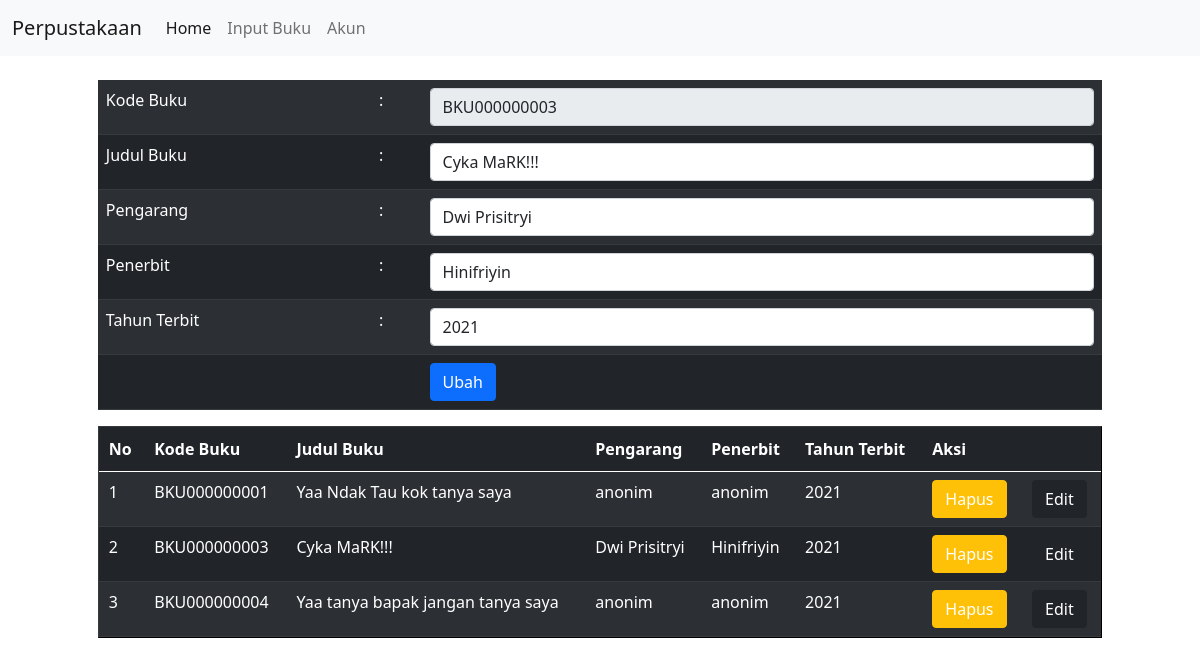
The app's page /input-buku.php?menu=dashboard&edit&id=13 with its own data.
### tables this page shows
CREATE TABLE `buku` (
  `id_buku` int(20) NOT NULL,
  `kode_buku` varchar(100) NOT NULL,
  `judul` varchar(500) NOT NULL,
  `pengarang` varchar(500) NOT NULL,
  `penerbit` varchar(500) NOT NULL,
  `tahun_terbit` int(5) NOT NULL
);

### library/controller.php (called while the page is built, shortened)
<?php
class controller{
    function tampil($con, $tabel)
    {
        $sql = "SELECT * FROM $tabel";
        $jalan = mysqli_query($con, $sql);
        while($data = mysqli_fetch_assoc($jalan))
            $isi[] = $data;
            return @$isi;
    }
    function edit($con, $tabel, $where)
    {
        $sql = "SELECT * FROM $tabel WHERE $where";
        $jalan = mysqli_query($con, $sql);
        $tampung = mysqli_fetch_assoc($jalan);
        return $tampung;
    }
}
?>

### input-buku.php (the view, shortened to what this page needs)
<?php
    include "config/koneksi.php";
    include "library/controller.php";
    $go = new controller();
    $tabel = "buku";
    @$where = "id_buku = $_GET[id]";
    $query = mysqli_query($con, "SELECT max(kode_buku) as kode_buku FROM buku");
    @$data = mysqli_fetch_array($query);
    @$kodeBarang = $data['kode_buku'];
    $urutan = (int) substr($kodeBarang, 9, 9);
    $urutan++;
    $huruf = "BKU";
    $kodeBarang = $huruf . sprintf("%09s", $urutan);
    if(isset($_GET['edit'])){
        $edit = $go->edit($con, $tabel, $where);
    }
?>
<!doctype html>
<html lang="en">
<head>
    <link href="https://cdn.jsdelivr.net/npm/bootstrap@5.0.0-beta3/dist/css/bootstrap.min.css" rel="stylesheet">
    <link rel="stylesheet" href="https://cdn.datatables.net/1.10.24/css/jquery.dataTables.min.css">
</head>
<body>
<nav class="navbar navbar-expand-lg navbar-light bg-light">
  <div class="container-fluid">
    <a class="navbar-brand" href="#">Perpustakaan</a>
    <div class="collapse navbar-collapse" id="navbarNav">
      <ul class="navbar-nav">
        <li class="nav-item">
          <a class="nav-link active" aria-current="page" href="dashboard.php">Home</a>
        </li>
        <li class="nav-item">
          <a class="nav-link" href="input-buku.php">Input Buku</a>
        </li>
        <li class="nav-item">
          <a class="nav-link" href="user.php">Akun</a>
        </li>
      </ul>
    </div>
  </div>
</nav>
    <div class="container">
    <br>
    <form method="post" class="mx-auto pb-5">
            <table align="center" class="table table-dark table-striped" style="width:90%">
                <tr>
                    <td>Kode Buku</td>
                    <td>:</td>
                    <td><input class="form-control" type="text" name="Kode_buku" value="<?php if(@$edit['kode_buku']==null){echo $kodeBarang;}else{ echo @$edit['kode_buku'];}?>" readonly></td>
                </tr>
                <tr>
                    <td>Judul Buku</td>
                    <td>:</td>
                    <td><input class="form-control" type="text" name="Judul" value="<?php echo @$edit['judul'] ?>" required></td>
                </tr>
                <tr>
                    <td>Pengarang</td>
                    <td>:</td>
                    <td><input class="form-control" type="text" name="Pengarang" value="<?php echo @$edit['pengarang'] ?>" required></td>
                </tr>
                <tr>
                    <td>Penerbit</td>
                    <td>:</td>
                    <td><input class="form-control" type="text" name="Penerbit" value="<?php echo @$edit['penerbit'] ?>" required></td>
                </tr>
                <tr>
                    <td>Tahun Terbit</td>
                    <td>:</td>
                    <td><input class="form-control" type="text" name="Tahun_terbit" value="<?php echo @$edit['tahun_terbit'] ?>" required></td>
                </tr>
                <tr>
                    <td></td>
                    <td></td>
                    <td>
                        <?php if(@$_GET['id']==""){ ?>
                                <button class="btn btn-primary col-6 mt-3" type="submit" name="simpan" value="SIMPAN">Simpan</button>
                            <?php }else{?>
                                <button class="btn btn-primary" type="submit" name="ubah" value="UBAH">Ubah</button>
                            <?php } ?>
                    </td>
                </tr>
            </table>
            <table align="center" border="1" id="tabel-data" class="table table-dark table-striped" style="width:90%">
                <thead>
                    <tr>
                        <th>No</th>
                        <th>Kode Buku</th>
                        <th>Judul Buku</th>
                        <th>Pengarang</th>
                        <th>Penerbit</th>
                        <th>Tahun Terbit</th>
                        <th colspan="2">Aksi</th>
                    </tr>
                </thead>
                <tbody>
                    <?php
                        $data = $go->tampil($con, $tabel);
                        $no = 0;
                        if($data==""){
                            echo "<tr><td colspan = '4'>No Record</td></tr>";
                        }else{
                        foreach($data as $r){
                        $no++
                    ?>
                    <tr>
                        <td><?php echo $no; ?></td>
                        <td><?php echo $r['kode_buku'] ?></td>
                        <td><?php echo $r['judul'] ?></td>
                        <td><?php echo $r['pengarang'] ?></td>
                        <td><?php echo $r['penerbit'] ?></td>
                        <td><?php echo $r['tahun_terbit'] ?></td>
                        <td><button type="submit" class="btn btn-warning"><a style="text-decoration:none; color:white" href="?menu=dashboard&hapus&id=<?php echo $r['id_buku'] ?>" onclick="return confirm('Hapus Data?')">Hapus</a></button></td>
                        <td><button type="submit" class="btn btn-dark"><a style="text-decoration:none; color:white; hover" href="?menu=dashboard&edit&id=<?php echo $r['id_buku'] ?>">Edit</a></button></td>
                    </tr>
                    <?php }  } ?>
                </tbody>
            </table>
        </form>
    </div>
</body>
</html>

### records on screen
buku: Kode_buku "BKU000000003", Judul "Cyka MaRK!!!", Pengarang "Dwi Prisitryi", Penerbit "Hinifriyin", Tahun_terbit "2021", kode_buku "BKU000000003", judul "Cyka MaRK!!!", pengarang "Dwi Prisitryi", penerbit "Hinifriyin", tahun_terbit "2021"
buku: kode_buku "BKU000000001", judul "Yaa Ndak Tau kok tanya saya", pengarang "anonim", penerbit "anonim", tahun_terbit "2021"
buku: kode_buku "BKU000000004", judul "Yaa tanya bapak jangan tanya saya", pengarang "anonim", penerbit "anonim", tahun_terbit "2021"
